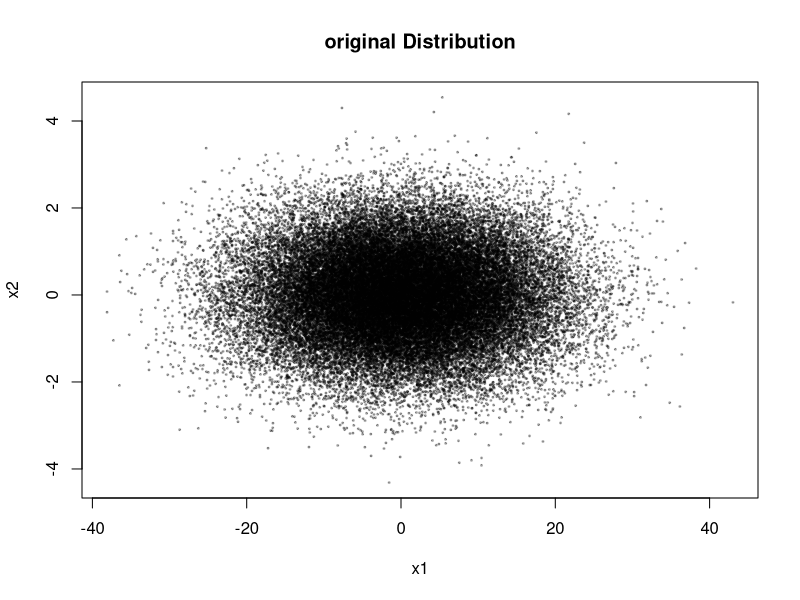
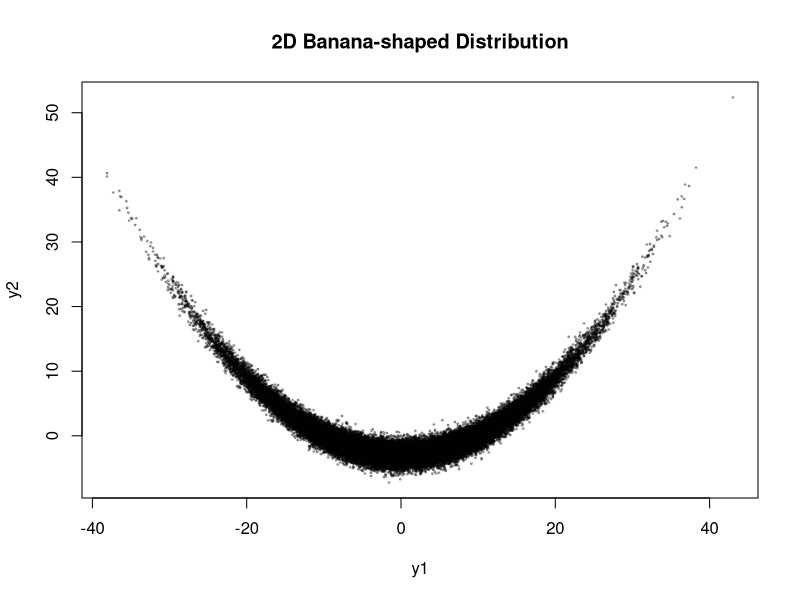
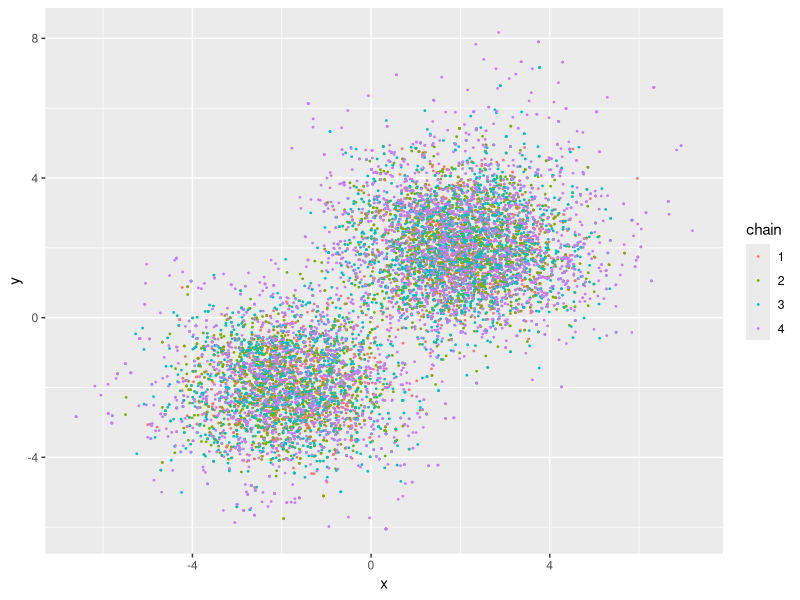

R code for these plots, in order: (Note: this script raises an error after producing the figures.)
## ---- chunk 1
set.seed(1)

n  <- 50000
b  <- 0.03

# 1. 采样基准二维高斯
library(MASS)
Sigma <- matrix(c(100, 0,
                   0, 1), nrow = 2)
x     <- mvrnorm(n, mu = c(0,0), Sigma = Sigma)
x1    <- x[,1]
x2    <- x[,2]

plot(x1, x2, pch=20, cex=0.4, col=rgb(0,0,0,0.3),
     xlab="x1", ylab="x2", main="original Distribution")

# 2. 施加香蕉变换
y1 <- x1
y2 <- x2 + b * (x1^2 - 100)

# 3. 绘图
plot(y1, y2, pch=20, cex=0.4, col=rgb(0,0,0,0.3),
     xlab="y1", ylab="y2", main="2D Banana-shaped Distribution")

## ---- chunk 2
library(mvtnorm)
# ---------------Input--------------- #
beta <- c(1,0.8,0.6,0.4)  # temper_0,1,2 beta_0 = 1
temper_num <- length(beta)

target <- function(x){
  0.5 * dmvnorm(x, mean = c(-2, -2), sigma = diag(2)) +
  0.5 * dmvnorm(x, mean = c( 2,  2), sigma = diag(2))
}

start_where <- rep(list(c(0,0)), temper_num)
Sigma       <- rep(list(diag(2)),temper_num)
step <- 1000
## ---- chunk 3
# ---------------Iteration--------------- #
parallel_tempering<- function(beta, temper_num, target, start_where,Sigma,step,d){
  record          <- array(NA_real_, dim = c(temper_num,(step+1),d))
  proposal_points <- array(NA_real_, dim = c(temper_num,step    ,d))
  prob.all        <- matrix(0      , nrow = temper_num, ncol = (2*step))
  
  for (i in 1:temper_num){
    record[i,1,] <- start_where[[i]]
  }
  
  # temper_num = even
  for (s in 1:step){
    for (temper in 1:temper_num){
      # ---------------Local jump--------------- #
      original_point              <- record[temper, s,]
      # 先把proposal_points的对应位置改成local提议点
      proposal_points[temper,s,]  <- rmvnorm(1, original_point, Sigma[[temper]])
      # prob.all 2s-1列记录第s次更新，初始点        的target()
      # prob.all 2s  列记录第s次更新，local_proposal的target()
      prob.all[temper,2*s-1]     <- target(original_point)
      prob.all[temper,2*s]       <- target(proposal_points[temper,s,])
      
      # 计算acceptance rate
      # acc_rate_local <- min(1, target(propose_local)^beta[temper]/target(original_point)^beta[temper])
      acc_rate_local <- min(1, exp(beta[temper]*(log(prob.all[temper,2*s])-log(prob.all[temper,2*s-1]))))
      
      
      u_local <- runif(1)
      if (u_local<acc_rate_local){
        proposal_points[temper,s,] <- proposal_points[temper,s,]
      }else{
        # 如果拒绝更换位置
        # proposal_points的对应位置改回第s次更新初始点
        # prob.all 2s列对应修改，保证始终反应proposal_points的s列的target()
        proposal_points[temper,s,] <- original_point
        prob.all[temper,2*s]       <- prob.all[temper,2*s-1]
      }
    }
    
    # ---------------Swith decision--------------- #
    if (s%%2 == 1){
      for (k in seq(1, temper_num,2)){
        # 更换1<->2; 3<->4...
        original_point2 <- proposal_points[k  ,s,]
        propose_switch  <- proposal_points[k+1,s,]
        # 于是，target(propose_switch) 就是prob.all[k+1,2*s]
        #       target(original_point2)就是prob.all[k  ,2*s]
        
        
        # acc_rate_switch <- min(1, target(propose_switch)^(beta[k]-beta[k+1])*target(original_point2)^(beta[k+1]-beta[k]))
        acc_rate_switch <- min(1, exp(log(prob.all[k+1,2*s])*(beta[k]-beta[k+1])+log(prob.all[k,2*s])*(beta[k+1]-beta[k])))
        
  
        u_switch1 <- runif(1)
        if (u_switch1<acc_rate_switch){
          # 更新record的s+1列
          record[k  ,s+1,]   <- proposal_points[k+1,s,]
          record[k+1,s+1,]   <- proposal_points[k  ,s,]
        }else{
          record[k  ,s+1,]   <- proposal_points[k  ,s,]
          record[k+1,s+1,]   <- proposal_points[k+1,s,]
        }
      }
    }else{for (k in seq(2, temper_num-1,2)){
      # 更换2<->3; 4<->5...
        original_point2 <- proposal_points[k  ,s,]
        propose_switch  <- proposal_points[k+1,s,]
       
        # acc_rate_switch <- min(1, target(propose_switch)^(beta[k]-beta[k+1])*target(original_point2)^(beta[k+1]-beta[k]))
        acc_rate_switch <- min(1, exp(log(prob.all[k+1,2*s])*(beta[k]-beta[k+1])+log(prob.all[k,2*s])*(beta[k+1]-beta[k])))  
            
        u_switch1 <- runif(1)
        if (u_switch1<acc_rate_switch){
          # 更新record的s+1列
          record[k  ,s+1,]   <- proposal_points[k+1,s,]
          record[k+1,s+1,]   <- proposal_points[k  ,s,]
        }else{
          record[k  ,s+1,]   <- proposal_points[k  ,s,]
          record[k+1,s+1,]   <- proposal_points[k+1,s,]
        }
    }
      record[1         , s+1,] <- proposal_points[1         ,s,]
      record[temper_num, s+1,] <- proposal_points[temper_num,s,]
    }
  }
  return(list(out = record))
  }
## ---- chunk 4
# length(beta) needs to be even
t0 <- proc.time()
out <- parallel_tempering(
          beta = c(1,0.8,0.6,0.4),
          temper_num = length(beta), 
          target = target, 
          start_where = start_where,
          Sigma = Sigma,
          step = 3000,
          d=2
          )
proc.time() - t0
## ---- chunk 5
library(ggplot2)

make_df <- function(record, chain_id){
    nstep <- dim(record)[2]
    data.frame(
        x = record[chain_id, , 1],
        y = record[chain_id, , 2],
        chain = factor(chain_id)
    )
}

rec <- out$out   # out 为 parallel_tempering 的返回值

df_list <- lapply(1:dim(rec)[1], function(i) make_df(rec, i))
df <- do.call(rbind, df_list)

library(ggplot2)

ggplot(df, aes(x = x, y = y, color = chain)) +
    geom_point(size = 0.3)


## ---- chunk 6

df5 <- data.frame(x = sapply(out[[1]][[1]], function(z) z[[1]]), y = sapply(out[[1]][[1]], function(z) z[[2]]) )
ggplot(df5, aes(x = x, y = y)) +
    geom_point(color = 'pink', size = 0.1) +
    stat_density_2d(
                    geom = "contour", 
                    color = "black")

## ---- chunk 7
df6<- data.frame(x = sapply(out[[1]][[4]], function(z) z[[1]]), y = sapply(out[[1]][[4]], function(z) z[[2]]) )

ggplot(df6,aes(x=x, y= y),)+geom_point(color = 'purple', size = 0.1)+
    stat_density_2d(
                    geom = "contour", 
                    color = "black")
## ---- chunk 8
num <- 11
pairs <- cbind(seq(1,num-1,2),seq(2,num,2))
pairs
